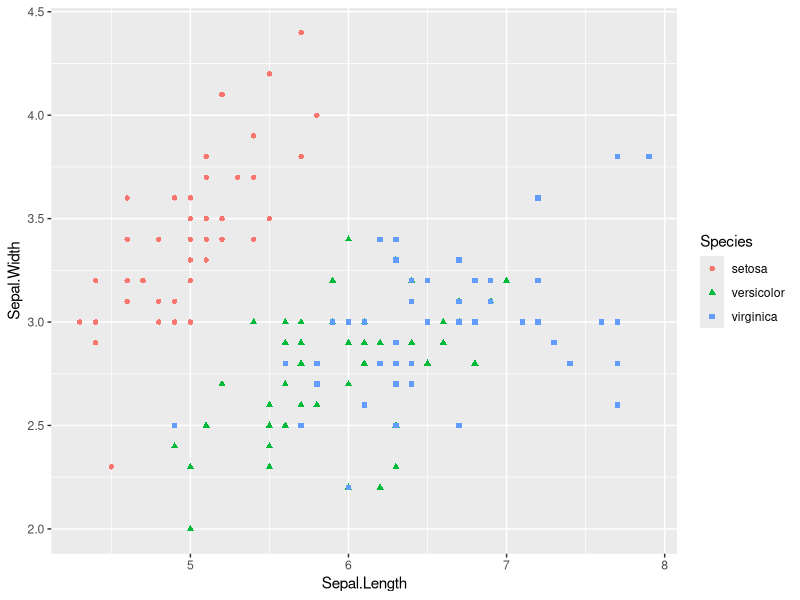
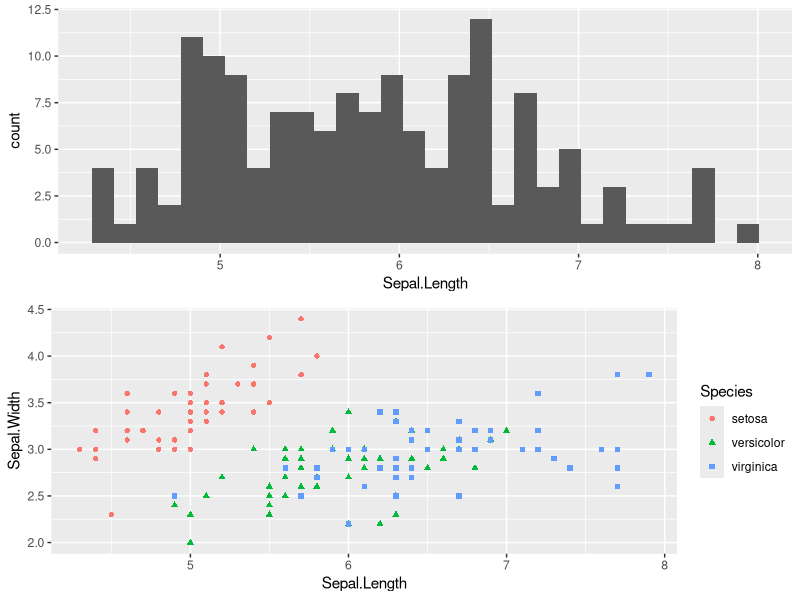
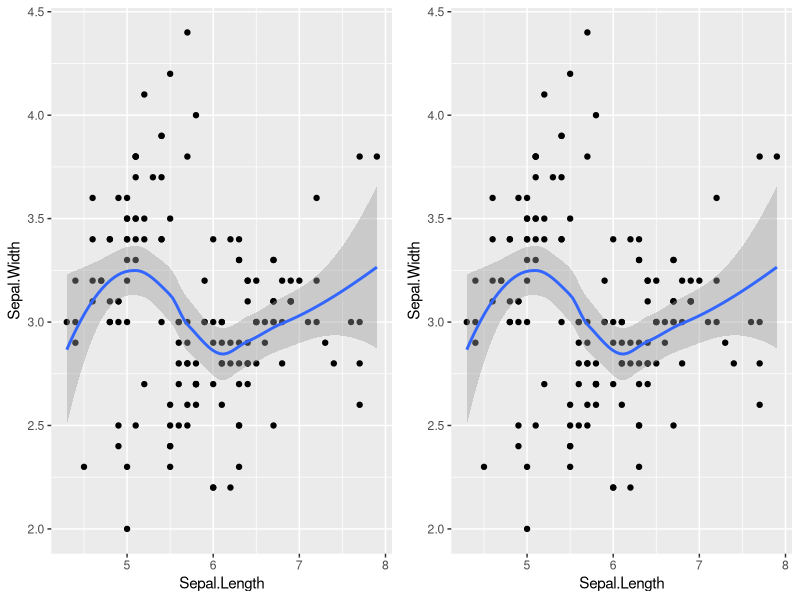
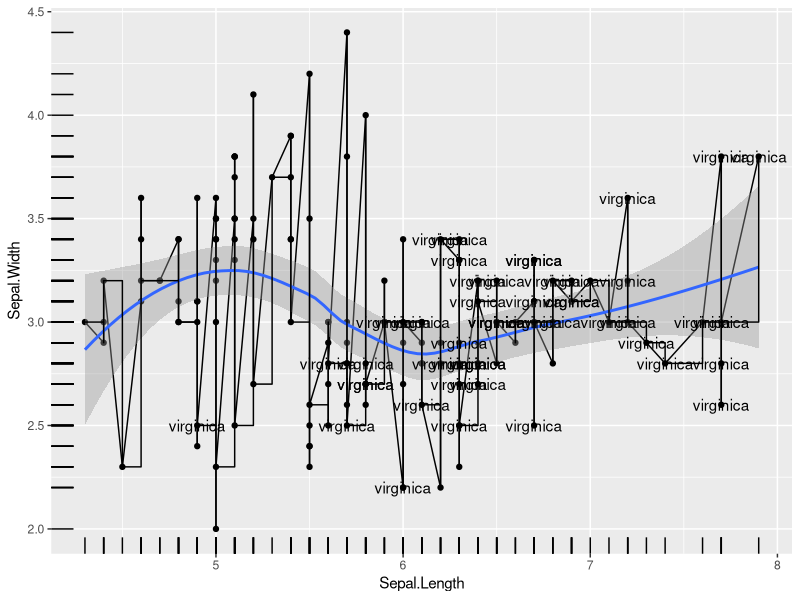
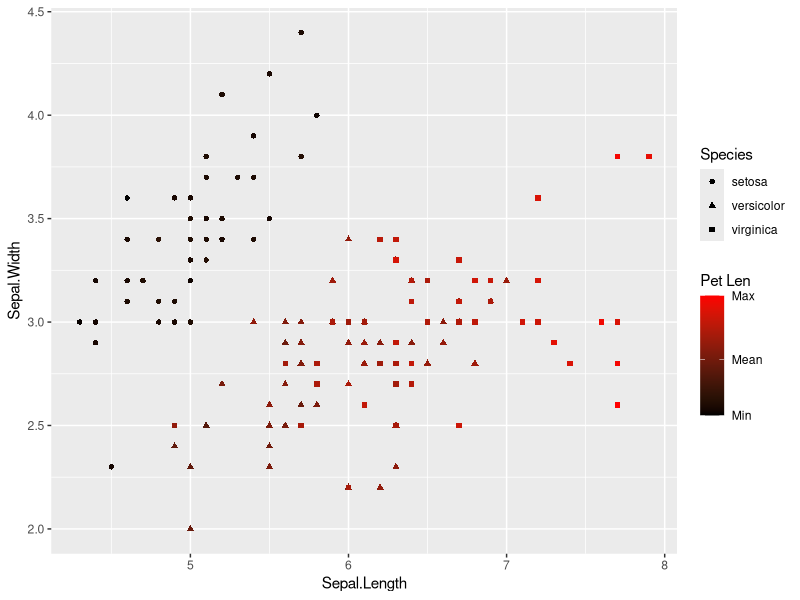
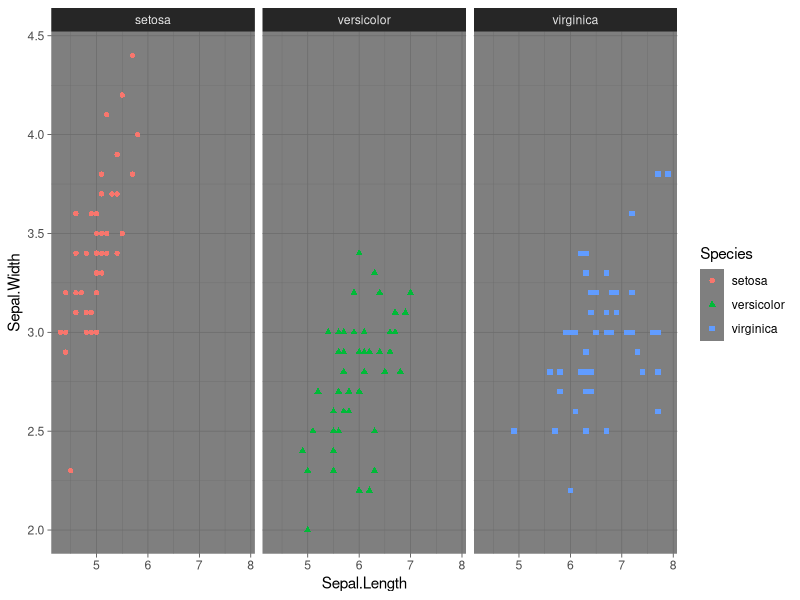
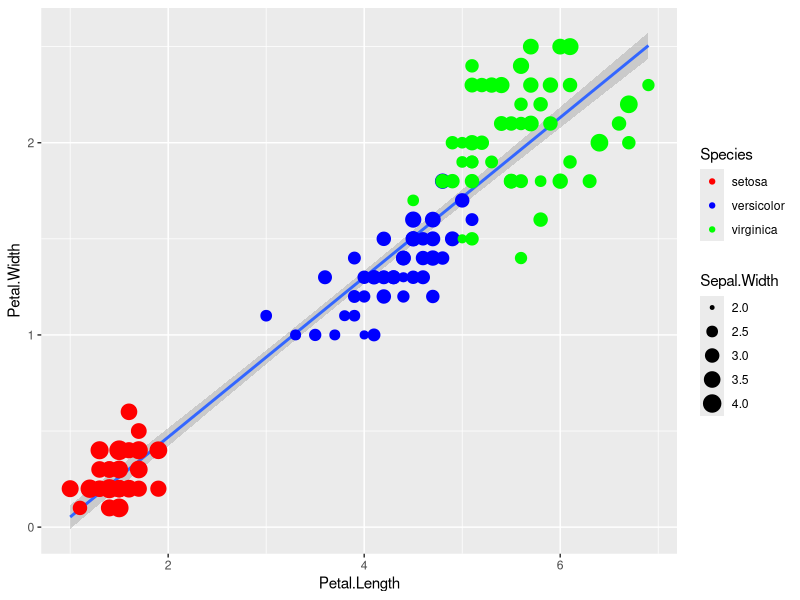
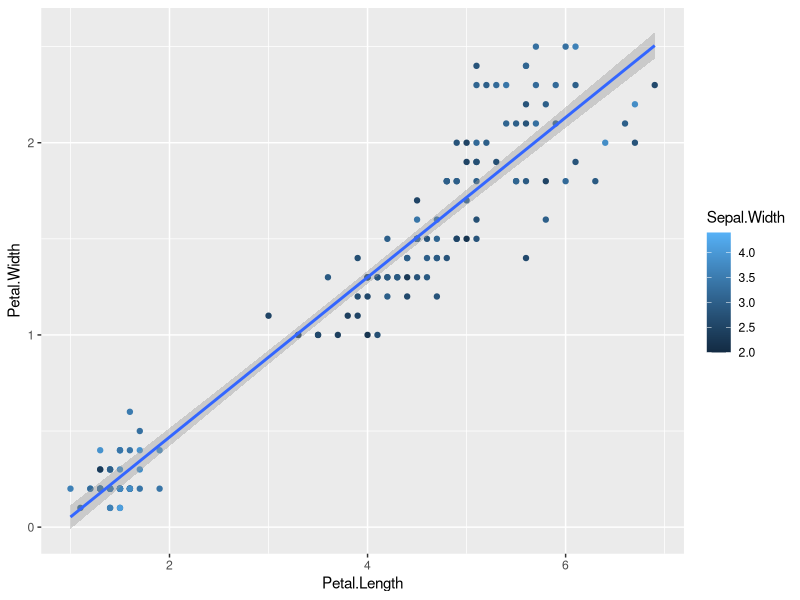

The R script that drew these images, in order:
library(ggplot2)
library(gridExtra)

y<-ggplot(iris) +
  geom_point( aes(x=Sepal.Length,
                   y=Sepal.Width,
                   colour=Species,
                   shape=Species))
y
x<-ggplot(iris) + geom_bar(aes(x=Sepal.Length), stat = 'bin')

grid.arrange(x,y)

iris
data("iris")
?data

args(geom_bar)

x1 <- ggplot(iris) + 
  geom_point(aes(x=Sepal.Length,y=Sepal.Width))+
  stat_smooth(aes(x=Sepal.Length,y=Sepal.Width))
x2 <- ggplot(iris,aes(x=Sepal.Length,y=Sepal.Width))+ 
  geom_point() + stat_smooth()
grid.arrange(x1,x2,nrow=1,ncol=2)

ggplot(iris,aes(x=Sepal.Length,y=Sepal.Width))+
  geom_point()+
  geom_line()+
  geom_smooth()+
  geom_rug()+
  geom_step()+
  geom_text(data=subset(iris,iris$Species=="virginica"),aes(label=Species))



ggplot(iris)+
  geom_point(aes(x=Sepal.Length,
                 y=Sepal.Width,
                 shape=Species,color=Petal.Length)) + scale_color_gradient(name="Pet Len",
                     breaks=c(range(iris$Petal.Length),mean(iris$Petal.Length)),
                     labels=c("Min","Max","Mean"),
                     low="black",high="red")

y + facet_wrap(~Species) + theme_dark()


ggplot(data=iris,mapping=aes(x=Petal.Length, y=Petal.Width))+
  geom_smooth(method="lm") +
  geom_point(aes(color=Species,size=Sepal.Width)) +
  scale_color_manual(values=c("red","blue","green"))


ggplot(data=iris,mapping=aes(x=Petal.Length,y=Petal.Width))+
  geom_point(aes(color=Sepal.Width))+
  geom_smooth(method="lm")


